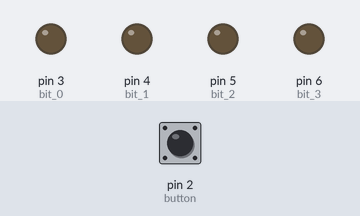
This sketch was run on a simulated Arduino Uno, built with avr-gcc and run on an emulated ATmega328P. Shown: output pins drawn as LEDs (lit = HIGH). The test bench sets the inputs (shaded band); at power-on: pin 2 (button) LOW.

Above: at 1.2 s.
1.3 s: pin 2 (button) pulled HIGH for 0.15 s
At 2.1 s:
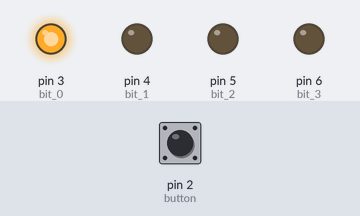
2.9 s: pin 2 (button) pulled HIGH for 1 s
At 4.5 s:
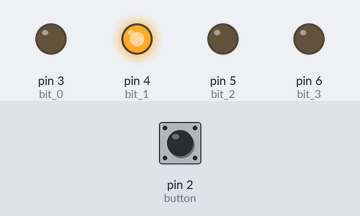
5.4 s: pin 2 (button) pulled HIGH for 0.15 s
At 6.4 s:
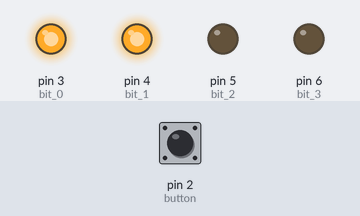
7.0 s: pin 2 (button) pulled HIGH for 3.2 s
At 10.5 s:
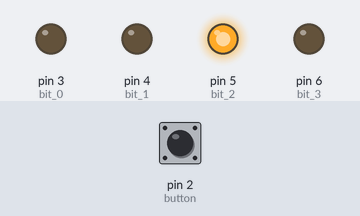
11.7 s: pin 2 (button) pulled HIGH for 0.15 s
At 12.4 s:
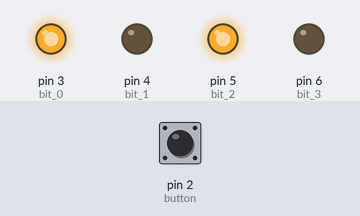
13.3 s: pin 2 (button) pulled HIGH for 1 s
At 14.8 s:
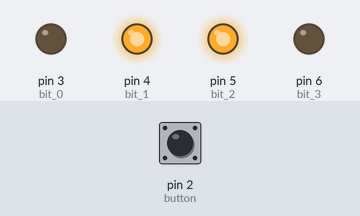
Timing chart, 0 to 16.3 s (numbered marks = the images above; inputs shaded):
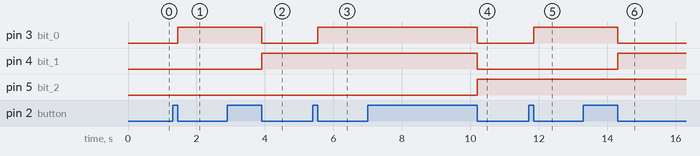

Measured:
- after the input at 1.3 s, pin 3 (bit_0): LOW → HIGH after 0.15 s
- after the input at 2.9 s, pin 3 (bit_0): HIGH → LOW after 1.0 s; pin 4 (bit_1): LOW → HIGH after 1.0 s
- after the input at 5.4 s, pin 3 (bit_0): LOW → HIGH after 0.15 s
- after the input at 7.0 s, pin 3 (bit_0), pin 4 (bit_1): HIGH → LOW after 3.2 s; pin 5 (bit_2): LOW → HIGH after 3.2 s
- after the input at 11.7 s, pin 3 (bit_0): LOW → HIGH after 0.15 s
- after the input at 13.3 s, pin 3 (bit_0): HIGH → LOW after 1.0 s; pin 4 (bit_1): LOW → HIGH after 1.0 s

The sketch:

BinaryCounter.ino
```cpp
/**
 * Event:  European Maker Week - HuB
 * File:   BinaryCounter.ino
 * Author: Antonio Alfonso
 */

#define bit_0 3
#define bit_1 4
#define bit_2 5
#define bit_3 6

#define button 2


byte led[]   = {bit_0, bit_1, bit_2, bit_3};  // Lista dei led
byte numbLed = sizeof(led) / sizeof(byte);    // Numero dei led

byte count = 0;  // Variabile Contatore

void setup() {
  pinMode(bit_0, OUTPUT);
  pinMode(bit_1, OUTPUT);
  pinMode(bit_2, OUTPUT);
  pinMode(bit_3, OUTPUT);
} // setup()

void loop() {
  if (digitalRead(button)) {

    while(digitalRead(button));  // Aspetta finchè il pulsante non viene rilasciato
    count++;  // Incrementa di 1 il contatore (count = count + 1)

    for (int n = 0; n < numbLed; n++) {
      if (bitRead(count, n) == 1) {  // Leggi n-esimo bit e confrontalo con 1
        digitalWrite(led[n], HIGH);
      } else {
        digitalWrite(led[n], LOW);
      }
    }

  }
} // loop()
```
